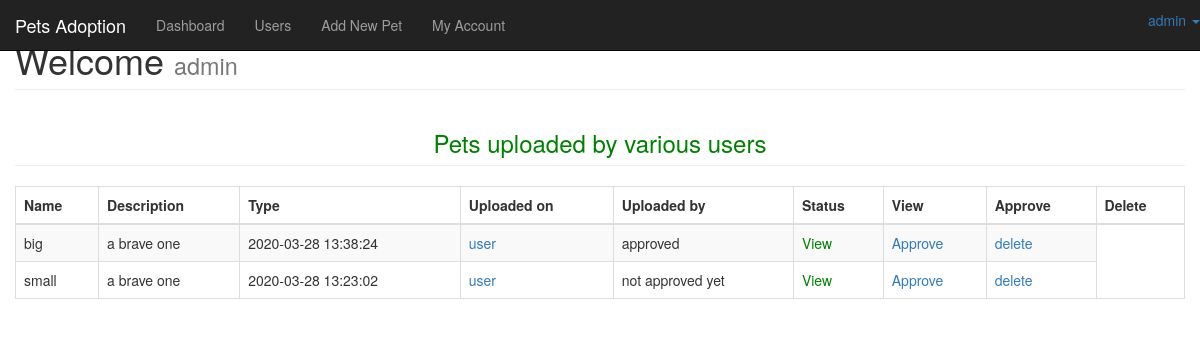
Screenshot of /dashboard/ (signed in) with the database file from the repository.
### tables this page shows
CREATE TABLE `uploads` (
  `ID` int(11) NOT NULL,
  `file_name` varchar(225) NOT NULL,
  `file_description` text NOT NULL,
  `file_uploader` varchar(225) NOT NULL,
  `file_uploaded_on` timestamp NOT NULL DEFAULT CURRENT_TIMESTAMP ON UPDATE CURRENT_TIMESTAMP,
  `file_uploaded_to` varchar(225) NOT NULL,
  `file` varchar(225) NOT NULL,
  `status` varchar(225) NOT NULL DEFAULT 'not approved yet'
);

### dashboard/index.php (the view, shortened to what this page needs)
<?php include('includes/adminheader.php');  ?>
 <div id="wrapper">
       <?php include 'includes/adminnav.php';?>
        <div id="page-wrapper">
            <div class="container-fluid">
                <div class="row">
                    <div class="col-lg-12">
                        <h1 class="page-header">
                            Welcome
                            <small><?php echo $_SESSION['name']; ?></small>
                        </h1>
<?php if($_SESSION['role'] == 'admin') {
?>
<h3 class="page-header">
                            <center> <marquee width = 70% ><font color="green" > Pets uploaded by various users</font></marquee></center>
                        </h3>
<div class="row">
<div class="col-lg-12">
        <div class="table-responsive">
<form action="" method="post">
            <table class="table table-bordered table-striped table-hover">
            <thead>
                    <tr>
                        <th>Name</th>
                        <th>Description</th>
                        <th>Type </th>
                        <th>Uploaded on</th>
                        <th>Uploaded by </th>
                        <th>Status</th>
                        <th>View</th>
                        <th>Approve</th>
                        <th>Delete</th>
                    </tr>
                </thead>
                <tbody>
                 <?php
$query = "SELECT * FROM uploads ORDER BY file_uploaded_on DESC";
$run_query = mysqli_query($conn, $query) or die(mysqli_error($conn));
if (mysqli_num_rows($run_query) > 0) {
while ($row = mysqli_fetch_array($run_query)) {
    $ID = $row['ID'];
    $file_name = $row['file_name'];
    $file_description = $row['file_description'];
    $file_date = $row['file_uploaded_on'];
    $file_uploader = $row['file_uploader'];
    $file_status = $row['status'];
    $file = $row['file'];
    echo "<tr>";
    echo "<td>$file_name</td>";
    echo "<td>$file_description</td>";
    echo "<td>$file_date</td>";
    echo "<td><a href='viewprofile.php?name=$file_uploader' target='_blank'> $file_uploader </a></td>";
    echo "<td>$file_status</td>";
    echo "<td><a href='allfiles/$file' target='_blank' style='color:green'>View </a></td>";
    echo "<td><a onClick=\"javascript: return confirm('Are you sure you want to approve this pet?')\"href='?approve=$ID'><i class='fa fa-times' style='color: red;'></i>Approve</a></td>";
    echo "<td><a onClick=\"javascript: return confirm('Are you sure you want to delete this post?')\" href='?del=$ID'><i class='fa fa-times' style='color: red;'></i>delete</a></td>";
    echo "</tr>";
}
}
?>
                </tbody>
            </table>
</form>
</div>
</div>
</div>
<?php }
 ?>
</body>
</html>

### rows the page displays
uploads: file_name "big", file_description "a brave one", file_uploaded_on "2020-03-28 13:38:24", file_uploader "user", status "approved"
uploads: file_name "small", file_description "a brave one", file_uploaded_on "2020-03-28 13:23:02", file_uploader "user", status "not approved yet"

### other values shown
$_SESSION['name'] "admin"
